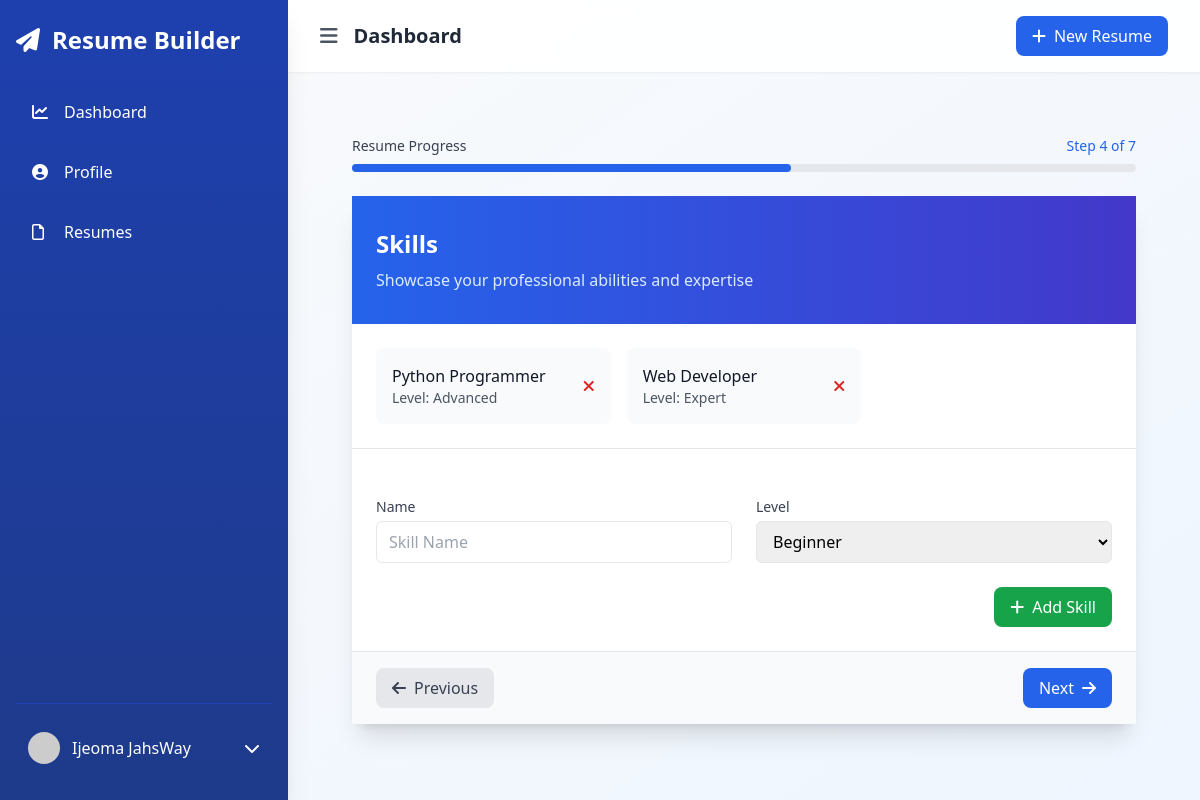
The page /resumes/test-resume-67e2bf9a/skills/ (signed in) on the database as committed earlier.
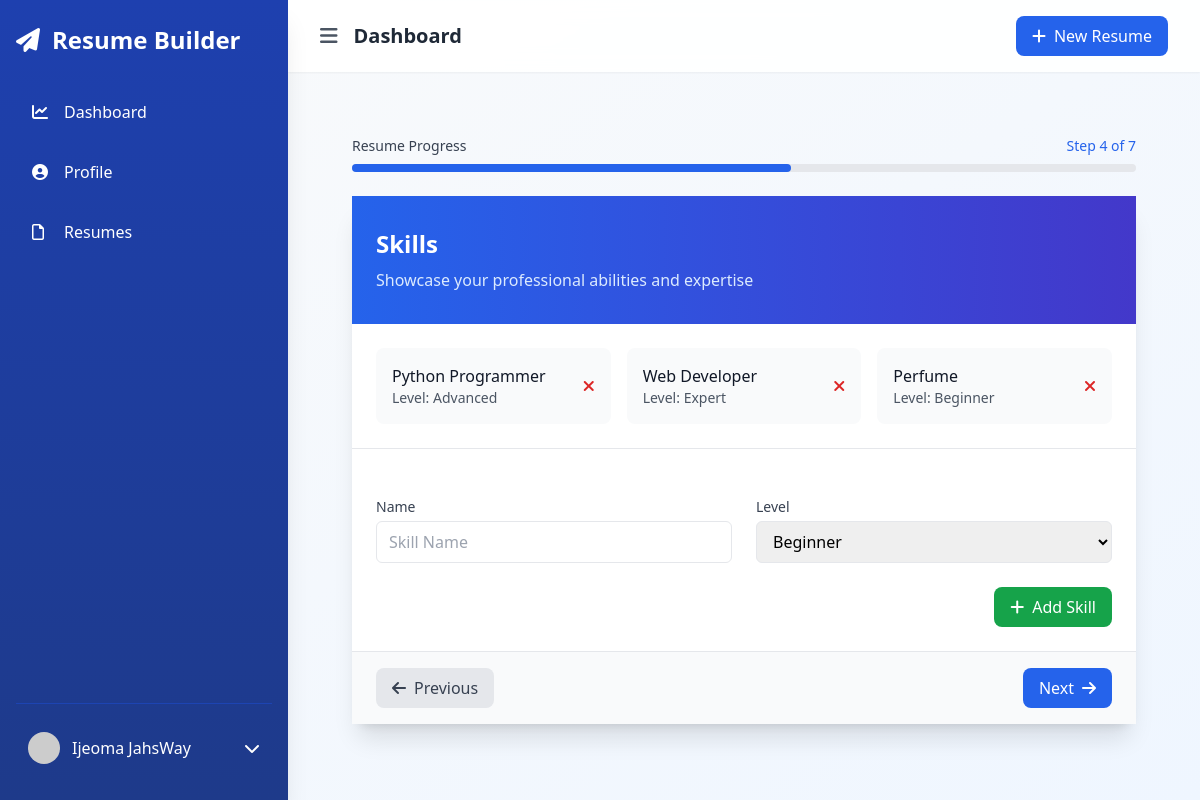
The same page on the database as committed later.
### resumes/models.py (models this page shows)
class Skill(models.Model):
    resume = models.ForeignKey(Resume, on_delete=models.CASCADE)
    name = models.CharField(max_length=50)
    level = models.CharField(max_length=20)

### resumes/views.py (the view)
# urls.py: path('<slug:resume_slug>/skills/', views.skills, name='resume_skills'),
@login_required
def skills(request, resume_slug):
    resume = get_object_or_404(Resume, slug=resume_slug, user=request.user)
    skills = resume.skill_set.all()
    if request.method == 'POST':
        form = SkillForm(request.POST)
        if form.is_valid():
            skill = form.save(commit=False)
            skill.resume = resume
            skill.save()
            messages.success(request, 'Skill added successfully.')
            return redirect('resume_skills', resume_slug=resume.slug)
    else:
        form = SkillForm()
    return render(request, 'resumes/skills.html', {
        'form': form,
        'skills': skills,
        'resume': resume,
        'section': 'skills'
    })

### resumes/forms.py
class SkillForm(forms.ModelForm):
    class Meta:
        model = Skill
        fields = ['name', 'level']
        widgets = {
            'name': forms.TextInput(attrs={
                'class': 'w-full px-3 py-2 border rounded-md focus:outline-none focus:ring-2 focus:ring-blue-500',
                'placeholder': 'Skill Name'
            }),
            'level': forms.Select(attrs={
                'class': 'w-full px-3 py-2 border rounded-md focus:outline-none focus:ring-2 focus:ring-blue-500'
            }, choices=[
                ('Beginner', 'Beginner'),
                ('Intermediate', 'Intermediate'),
                ('Advanced', 'Advanced'),
                ('Expert', 'Expert')
            ])
        }

### core/context_processors.py (called while the page is built)
def site_settings(request):
    try:
        settings = SiteSettings.objects.first()
        templates = ResumeTemplate.objects.filter(is_active=True).order_by('?')
        return {
            'site_settings': settings,
            'featured_templates': templates
        }
    except:
        return {
            'site_settings': None,
            'featured_templates': []
        }

### resumes/templates/resumes/skills.html (shortened to what this page needs)
{% extends "accounts/dashboard_base.html" %}
{% block content %}
<div class="max-w-4xl mx-auto px-4 sm:px-6 lg:px-8 py-8">
    <div class="mb-6">
        <div class="flex justify-between items-center mb-2">
            <span class="text-sm font-medium text-gray-700">Resume Progress</span>
            <span class="text-sm font-medium text-blue-600">Step 4 of 7</span>
        </div>
        <div class="h-2 bg-gray-200 rounded-full">
            <div class="h-2 bg-blue-600 rounded-full" style="width: 56%"></div>
        </div>
    </div>
    <div class="bg-white rounded-2xl shadow-xl">
        <div class="bg-gradient-to-r from-blue-600 to-indigo-700 px-6 py-8">
            <h2 class="text-2xl font-bold text-white">Skills</h2>
            <p class="mt-2 text-blue-100">Showcase your professional abilities and expertise</p>
        </div>
        {% if skills %}
            <div class="p-6 border-b border-gray-200">
                <div class="grid grid-cols-1 sm:grid-cols-2 lg:grid-cols-3 gap-4">
                    {% for skill in skills %}
                        <div class="bg-gray-50 rounded-lg p-4 flex justify-between items-center hover:bg-gray-100 transition-colors">
                            <div>
                                <h4 class="font-medium text-gray-900">{{ skill.name }}</h4>
                                <p class="text-sm text-gray-600">Level: {{ skill.level }}</p>
                            </div>
                            <form method="post" action="{% url 'delete_skill' resume.slug skill.id %}">
                                <button type="submit" class="text-red-600 hover:text-red-800 transition-colors">
                                    <i class="fas fa-times"></i>
                                </button>
                            </form>
                        </div>
                    {% endfor %}
                </div>
            </div>
        {% endif %}
        <div class="p-6">
            <form method="post" class="space-y-6">
                <div class="grid grid-cols-1 md:grid-cols-2 gap-6">
                    {% for field in form %}
                        <div class="space-y-1">
                            <label for="{{ field.id_for_label }}" class="block text-sm font-medium text-gray-700">
                                {{ field.label }}
                            </label>
                            {{ field }}
                        </div>
                    {% endfor %}
                </div>
                <div class="flex justify-end">
                    <button type="submit" class="inline-flex items-center px-4 py-2 bg-green-600 text-white rounded-lg hover:bg-green-700 transition-colors">
                        <i class="fas fa-plus mr-2"></i>Add Skill
                    </button>
                </div>
            </form>
        </div>
        <div class="px-6 py-4 bg-gray-50 border-t border-gray-200 flex justify-between">
            <a href="{% url 'resume_education' resume.slug %}" class="inline-flex items-center px-4 py-2 bg-gray-200 text-gray-700 rounded-lg hover:bg-gray-300 transition-colors">
                <i class="fas fa-arrow-left mr-2"></i>Previous
            </a>
            <a href="{% url 'resume_projects' resume.slug %}" class="inline-flex items-center px-4 py-2 bg-blue-600 text-white rounded-lg hover:bg-blue-700 transition-colors">
                Next<i class="fas fa-arrow-right ml-2"></i>
            </a>
        </div>
    </div>
</div>
{% endblock %}

Rows that differ between the two databases and show on the page:
added Skill: name "Perfume", level "Beginner"
